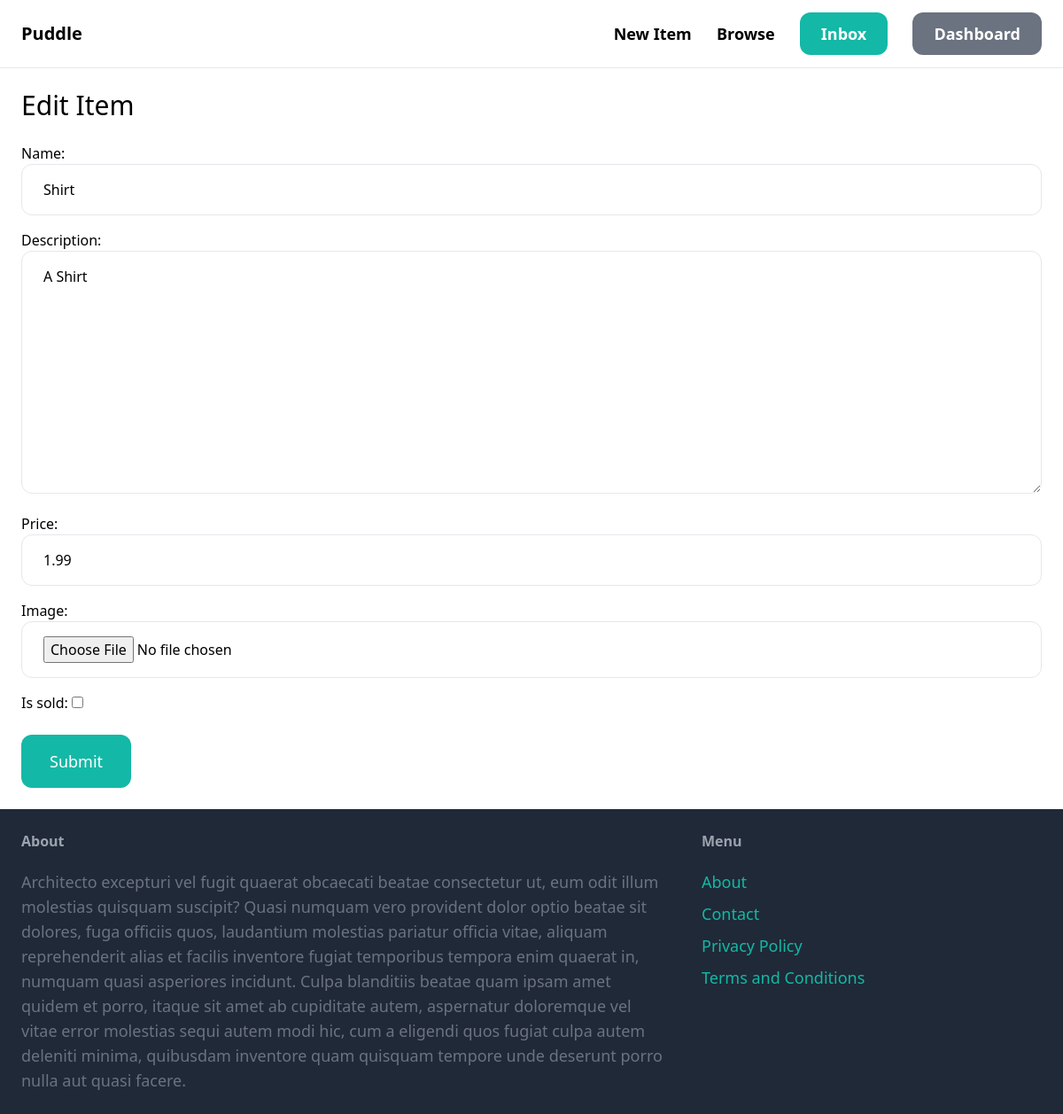
Before: /items/3/edit/ (signed in) with the older database file.
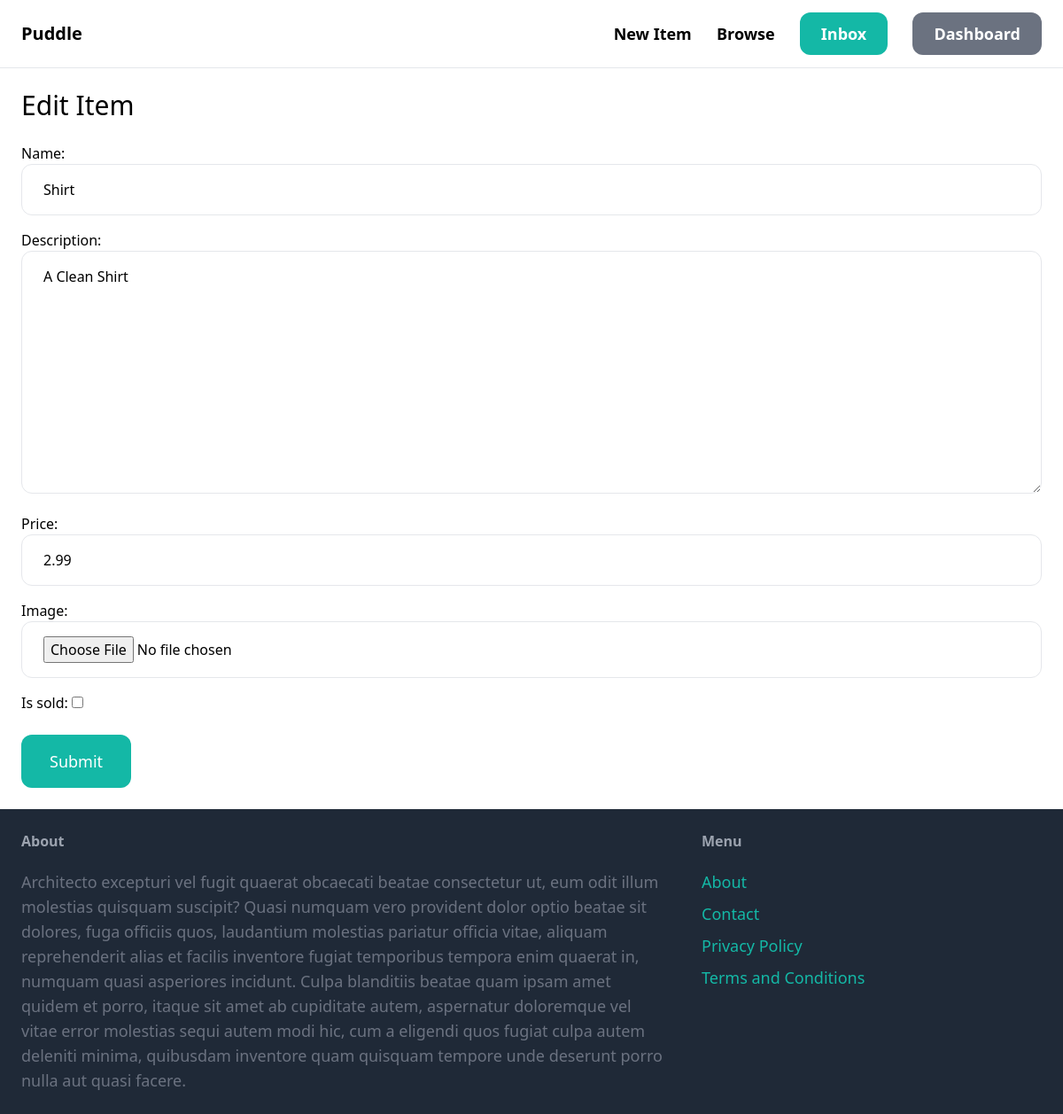
After: the same page with the newer database file.
### item/models.py (models this page shows, shortened)
class Item(models.Model):
    category = models.ForeignKey(Category, related_name='items', on_delete=models.CASCADE)
    name = models.CharField(max_length=255)
    description = models.TextField(blank=True, null=True)
    price = models.FloatField()
    image = models.ImageField(upload_to='item_images', blank=True, null=True)
    is_sold = models.BooleanField(default=False)
    created_by = models.ForeignKey(User, related_name='items', on_delete=models.CASCADE)
    created_at = models.DateTimeField(auto_now_add=True)

### item/views.py (the view)
# urls.py: path('<int:pk>/edit/', views.edit, name='edit'),
@login_required
def edit(request, pk):
    item = get_object_or_404(Item, pk=pk, created_by=request.user)
    if request.method == 'POST':
        form = EditItemForm(request.POST, request.FILES, instance=item)
        if form.is_valid():
            form.save()
            return redirect('item:detail', pk=item.id)
    else:
        form = EditItemForm(instance=item)
    return render(request, 'item/form.html', {
        'form': form,
        'title': 'Edit Item',
    })

### item/forms.py
class EditItemForm(forms.ModelForm):
    class Meta:
        model = Item
        fields = ('name', 'description', 'price', 'image', 'is_sold')
        widgets = {
            'name': forms.TextInput(attrs={
                'class': INPUT_CLASSES,
            }),
            'description': forms.Textarea(attrs={
                'class': INPUT_CLASSES,
            }),
            'price': forms.TextInput(attrs={
                'class': INPUT_CLASSES,
            }),
            'image': forms.FileInput(attrs={
                'class': INPUT_CLASSES,
            }),
        }

### item/templates/item/form.html (shortened to what this page needs)
{% extends "core/base.html" %}
{% block content %}
    <h1 class="mb-6 text-3xl">{{ title }}</h1>
    <form method="post" action="." enctype="multipart/form-data">
            <div class="space-y-4">
                {{ form.as_p }}
            </div>
        <button class="mt-6 py-4 px-8 text-lg bg-teal-500 hover:bg-teal-teal-700 rounded-xl text-white">Submit</button>
    </form>
{% endblock content %}

### core/templates/core/base.html (shortened to what this page needs)
<!DOCTYPE html>
<html>
	<head>
		<script src="http://cdn.tailwindcss.com"></script>
	</head>
	<body>
		<nav
			class="py-6 px-6 flex justify-between items-center border-b border-gray-200"
		>
			<a href="/" class="text-xl font-semibold">Puddle</a>
			<div class="space-x-6">
				<a href="{% url "item:new" %}" class="text-lg font-semibold hover:text-gray-500">New Item</a>
				<a href="{% url "item:items" %}" class="text-lg font-semibold hover:text-gray-500">Browse</a>
				{% if request.user.is_authenticated %}
					<a href="#" class="px-6 py-3 text-lg font-semibold bg-teal-500 text-white rounded-xl hover:bg-teal-700">Inbox</a>
					<a href="{% url "dashboard:index" %}" class="px-6 py-3 text-lg font-semibold bg-gray-500 text-white rounded-xl hover:bg-gray-700">Dashboard</a>
				{% else %}
					<a href="{% url "core:signup" %}" class="px-6 py-3 text-lg font-semibold bg-teal-500 text-white rounded-xl hover:bg-teal-700">Sign Up</a>
					<a href="{% url "core:login" %}" class="px-6 py-3 text-lg font-semibold bg-gray-500 text-white rounded-xl hover:bg-gray-700">Log In</a>
				{% endif %}
		</nav>
		<div class="px-6 py-6">{% block content %} {% endblock content %}</div>
		<footer class="py-6 px-6 flex justify-between bg-gray-800">
			<div class="w-2/3 pr-10">
				<h3 class="mb-5 font-semibold text-gray-400">About</h3>
				<p class="text-lg text-gray-500">{% lorem 1 b random %}</p>
			</div>
			<div class="w-1/3">
				<h3 class="mb-5 font-semibold text-gray-400">Menu</h3>
				<ul class="space-y-2">
					<li><a href="#" class="text-lg text-teal-500 hover:text-teal-700">About</a></li>
					<li><a href="{% url "core:contact" %}" class="text-lg text-teal-500 hover:text-teal-700">Contact</a></li>
					<li><a href="#" class="text-lg text-teal-500 hover:text-teal-700">Privacy Policy</a></li>
					<li><a href="#" class="text-lg text-teal-500 hover:text-teal-700">Terms and Conditions</a></li>
				</ul>
			</div>
		</footer>
	</body>
</html>

Changed rows visible on the page:
changed Item "Shirt": description "A Shirt" → "A Clean Shirt"; price "1.99" → "2.99"
